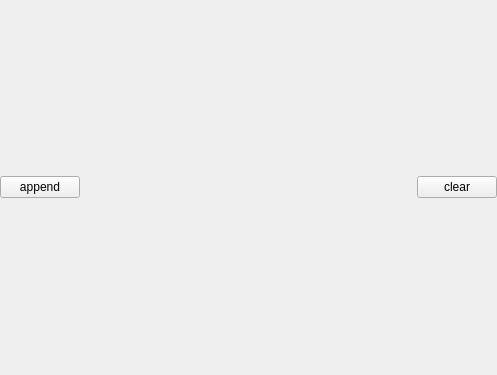
         <widget class="QDockWidget" name="dockWidget_3">
          <property name="sizePolicy">
           <sizepolicy hsizetype="Preferred" vsizetype="Expanding">
            <horstretch>0</horstretch>
            <verstretch>0</verstretch>
           </sizepolicy>
          </property>
          <property name="minimumSize">
           <size>
            <width>497</width>
            <height>375</height>
           </size>
          </property>
          <property name="features">
           <set>QDockWidget::DockWidgetFloatable|QDockWidget::DockWidgetMovable</set>
          </property>
          <property name="allowedAreas">
           <set>Qt::AllDockWidgetAreas</set>
          </property>
          <property name="windowTitle">
           <string>Decay curves</string>
          </property>
          <widget class="QWidget" name="dockWidgetContents_3">
           <layout class="QGridLayout" name="gridLayout_3">
            <property name="leftMargin">
             <number>0</number>
            </property>
            <property name="topMargin">
             <number>0</number>
            </property>
            <property name="rightMargin">
             <number>0</number>
            </property>
            <property name="bottomMargin">
             <number>0</number>
            </property>
            <property name="spacing">
             <number>0</number>
            </property>
            <item row="0" column="1">
             <widget class="QPushButton" name="pushButton_7">
              <property name="text">
               <string>append</string>
              </property>
             </widget>
            </item>
            <item row="2" column="0" colspan="5">
             <layout class="QVBoxLayout" name="verticalLayout_9">
              <property name="spacing">
               <number>0</number>
              </property>
              <property name="sizeConstraint">
               <enum>QLayout::SetNoConstraint</enum>
              </property>
             </layout>
            </item>
            <item row="0" column="2">
             <spacer name="horizontalSpacer">
              <property name="orientation">
               <enum>Qt::Horizontal</enum>
              </property>
              <property name="sizeHint" stdset="0">
               <size>
                <width>40</width>
                <height>20</height>
               </size>
              </property>
             </spacer>
            </item>
            <item row="0" column="3">
             <widget class="QPushButton" name="pushButton_8">
              <property name="text">
               <string>clear</string>
              </property>
             </widget>
            </item>
           </layout>
          </widget>
         </widget>
